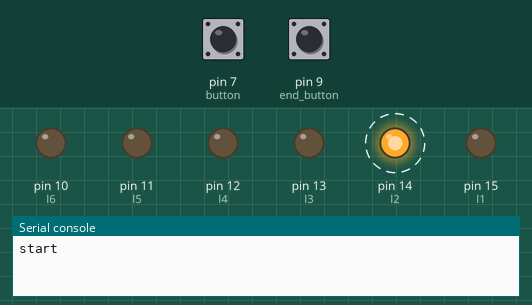
Recording of a program running on a simulated MicroPython board. Parts: output pins drawn as LEDs (lit = HIGH), the last lines printed to the serial console. Dashed ring = blinking. The inputs (shaded band) are chosen by the test bench; at power-on: pin 7 (button) HIGH, pin 9 (end_button) HIGH. Random numbers come from a fixed seed. At 17.3 s the program stops and its outputs stay as they are.

Above: at 1.2 s.
1.3 s: pin 7 (button) pulled LOW for 1 s
At 3.2 s:
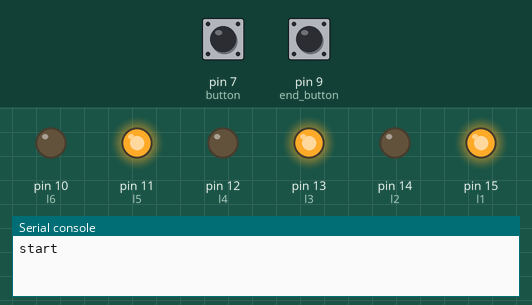
4.1 s: pin 7 (button) pulled LOW for 0.15 s
At 4.22 s:
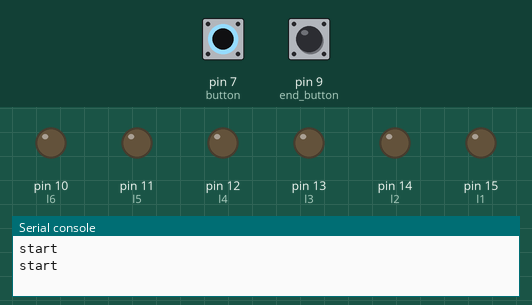
7.1 s: pin 7 (button) pulled LOW for 0.15 s
At 7.42 s:
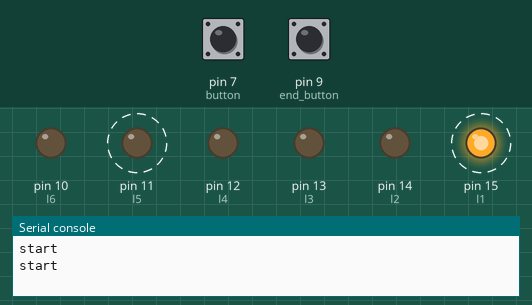
10.1 s: pin 7 (button) pulled LOW for 3.2 s
14.8 s: pin 7 (button) pulled LOW for 0.15 s
17.3 s: pin 9 (end_button) pulled LOW for 0.15 s
At 17.6 s:
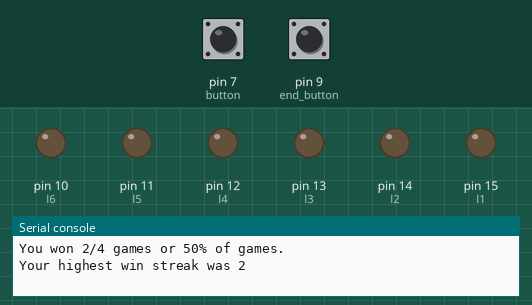
Timing chart, 0 to 18.8 s (numbered marks = the images above; inputs shaded):
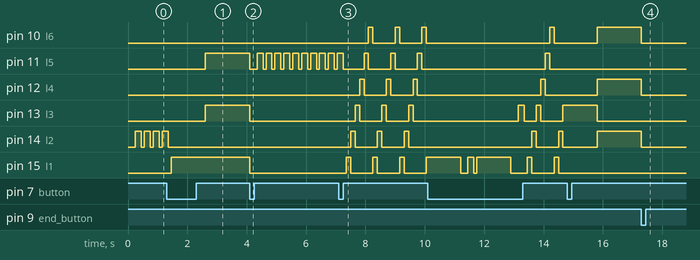

The program:

arcade_game.py
```python
from machine import Pin
from utime import sleep
import random
import sys

l1 = Pin(15, Pin.OUT)
l2 = Pin(14, Pin.OUT)
l3 = Pin(13, Pin.OUT)
l4 = Pin(12, Pin.OUT)
l5 = Pin(11, Pin.OUT)
l6 = Pin(10, Pin.OUT)
button = Pin(7, Pin.IN, Pin.PULL_UP)
end_button = Pin(9, Pin.IN, Pin.PULL_UP)
presses = 0
spinning = False
total_plays = 0
wins = 0
streak = False
streak_num = 0
streak_high = 0

lights = [l1, l2, l3, l4, l5, l6]

def old_spin():
    global target
    while presses > 0:
        for light in lights:
            light.toggle()
            sleep(.15)
            if button.value() == 0:
                sleep(1)
                light.off()
                if light == target:
                    #green lights on
                    all_green()
                    sys.exit()
                else:
                    #red lights on
                    all_red()
                    sys.exit()
            else:
                light.off()

def check():
    global presses
    if button.value() == 0:
        presses = presses + 1
def all_off():
    l1.off()
    l2.off()
    l3.off()
    l4.off()
    l5.off()
    l6.off()

def stats():
    global wins
    global total_plays
    global streak_num
    global streak_high

    score = str(wins) + "/" + str(total_plays)
    win_percent = str(int((wins / total_plays) * 100)) + "%"
    print("\nYou won " + score + " games or " + win_percent + " of games.")
    print("Your highest win streak was " + str(streak_high) + "\n")

def all_red():
    l1.toggle()
    l3.toggle()
    l5.toggle()

def all_green():
    l2.toggle()
    l4.toggle()
    l6.toggle()

def spin():
    global target
    global spinning
    global wins
    global streak
    global streak_num
    global streak_high

    while spinning == True:
        for light in lights:
            #light on
            light.toggle()
            sleep(.15)

            if button.value() == 0:
                sleep(1)
                light.off()
                # if landed on correct light:
                if light == target:
                    wins = wins + 1
                    streak_num = streak_num + 1
                    streak = True
                    if streak_num > streak_high:
                        streak_high = streak_num
                    else:
                        streak = False

                    #green lights on
                    all_green()
                    #hold until button pressed to restart
                    while button.value() == 1:
                        if end_button.value() == 0:
                            all_off()
                            stats()
                            sys.exit()
                    spinning = False
                    return
                else:
                    #red lights on
                    all_red()
                    streak = False
                    streak_num = 0
                    #hold until button pressed to restart
                    while button.value() == 1:
                        if end_button.value() == 0:
                            all_off()
                            stats()
                            sys.exit()
                    spinning = False
                    return
            else:
                light.off()

def main():
    global target
    global presses
    global spinning
    global total_plays
    global streak

    while True:
        print('start')
        total_plays = total_plays + 1
        target = random.choice(lights)
        presses = 0
        spinning = True
        streak = False
        all_off()

        sleep(.25)

        #target flashes until button is pressed to start
        while presses < 1:
            target.toggle()
            check()
            sleep(.1)
            check()
            sleep(.1)
            target.off()
            check()
            sleep(.1)

        spin()


main()
```

Measured:
- after the input at 1.3 s, pin 11 (l5), pin 13 (l3): LOW → HIGH after 1.3 s; pin 15 (l1): LOW → HIGH after 0.15 s
- after the input at 4.1 s, pin 11 (l5): HIGH → LOW at once, then repeats every 0.30 s: HIGH 0.20 s, LOW 0.10 s; pin 13 (l3), pin 15 (l1): HIGH → LOW at once
- after the input at 7.1 s, pin 10 (l6): alternates HIGH for 0.15 s and LOW for 0.75 s, starting after 1.0 s; pin 12 (l4): alternates HIGH for 0.15 s and LOW for 0.75 s, starting after 0.70 s
- after the input at 17.3 s, pin 10 (l6), pin 12 (l4), pin 14 (l2): HIGH → LOW at once
